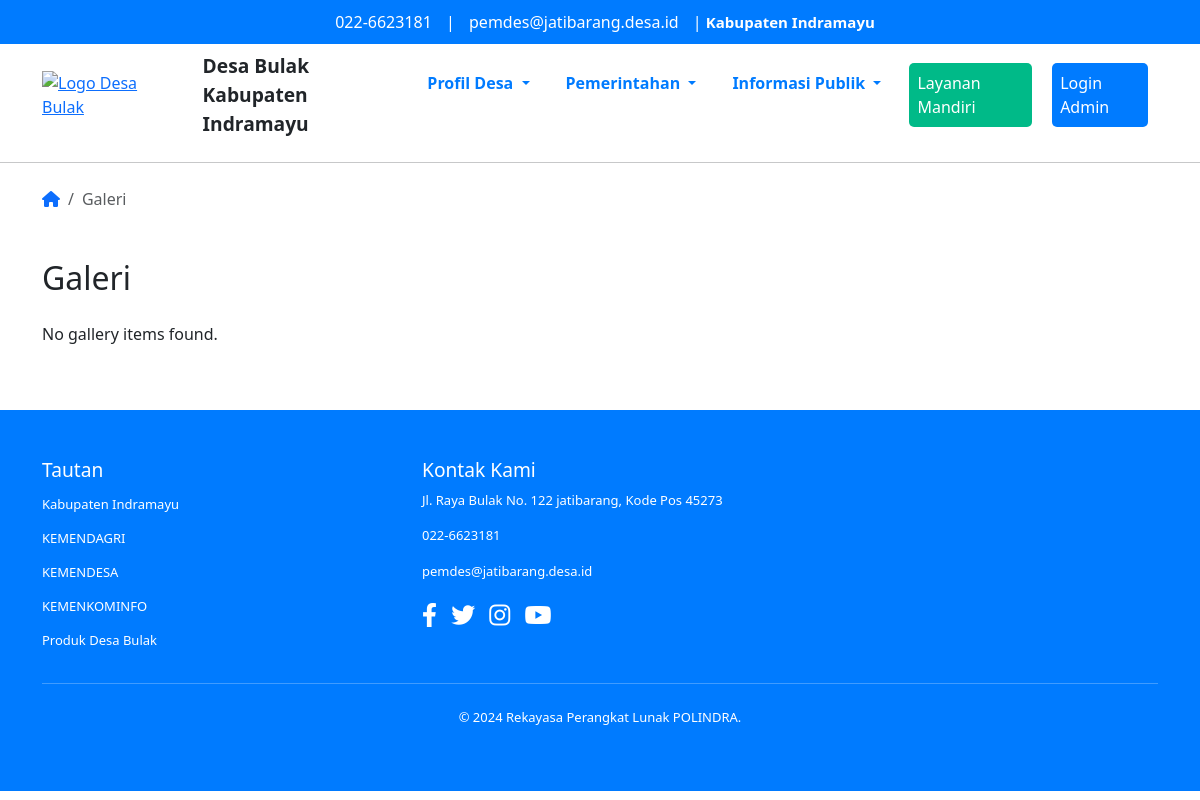
Before: /view/galeri.php with the older database file.
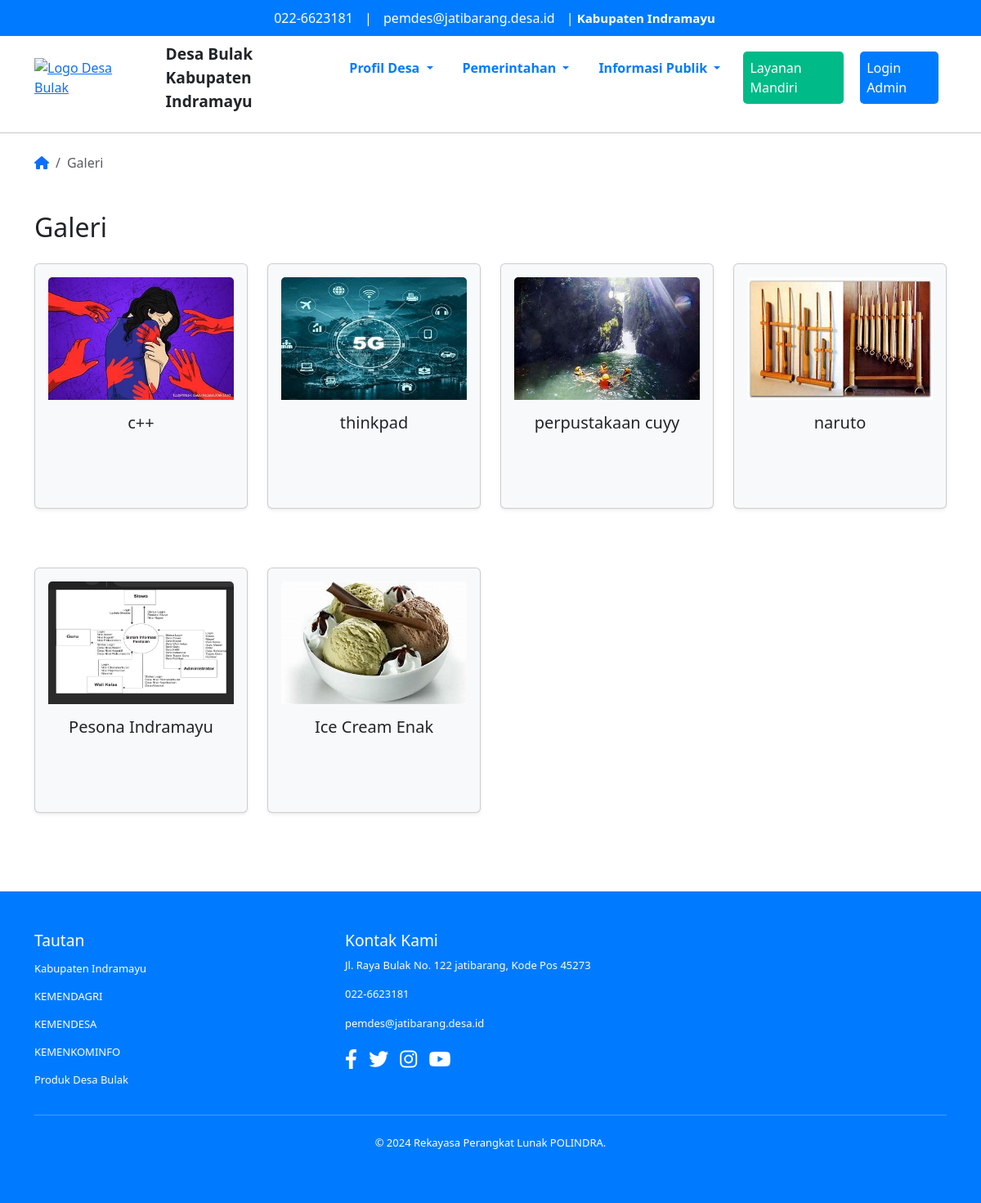
After: the same page with the newer database file.
### tables this page shows
CREATE TABLE `galeri` (
  `id_galeri` int(11) NOT NULL,
  `judul` varchar(255) NOT NULL,
  `gambar` varchar(255) NOT NULL,
  `tanggal` date NOT NULL
);

### view/galeri.php (the view, shortened to what this page needs)
<?php
require '../function/koneksi.php';
?>
    <?php include '../template/header.php' ?>
    <nav aria-label="breadcrumb" class="container mt-3">
        <ol class="breadcrumb">
            <li class="breadcrumb-item"><a href="../"><i class="fas fa-home"></i></a></li>
            <li class="breadcrumb-item active" aria-current="page">Galeri</li>
        </ol>
    </nav>
    <main class="container my-5">
        <div class="row">
            <section class="galeri col-md-12">
                <h2 class="mb-4">Galeri</h2>
                <div class="row row-cols-1 row-cols-md-2 row-cols-lg-4 g-4">
                    <?php
                    $sql = "SELECT id_galeri, judul, gambar, tanggal FROM galeri ORDER BY id_galeri DESC";
                    $result = mysqli_query($conn, $sql);
                    if (mysqli_num_rows($result) > 0) {
                        while($row = mysqli_fetch_assoc($result)) {
                            echo '<div class="col ">
                                <div class="card shadow-sm p-3 mb-5 bg-body-tertiary" style="height: 300px">
                                    <img style="width:100%; height: 150px;" src="../admin/image/' . $row["gambar"] . '" class="card-img-top" alt="' . $row["judul"] . '">
                                    <div class="card-body">
                                        <h5 class="card-title text-center">' . $row["judul"] . '</h5>
                                    </div>
                                </div>
                            </div>';
                        }
                    } else {
                        echo "<p>No gallery items found.</p>";
                    }
                    ?>
                </div>
            </section>
        </div>
    </main>
    <?php include '../template/footer.php' ?>
</body>
</html>

Changed rows visible on the page:
added galeri: gambar (picture), judul "c++"
added galeri: gambar (picture), judul "thinkpad"
added galeri: gambar (picture), judul "perpustakaan cuyy"
added galeri: gambar (picture), judul "naruto"
added galeri: gambar (picture), judul "Pesona Indramayu"
added galeri: gambar (picture), judul "Ice Cream Enak"
Other visible differences:
text no longer shown: "No gallery items found."
